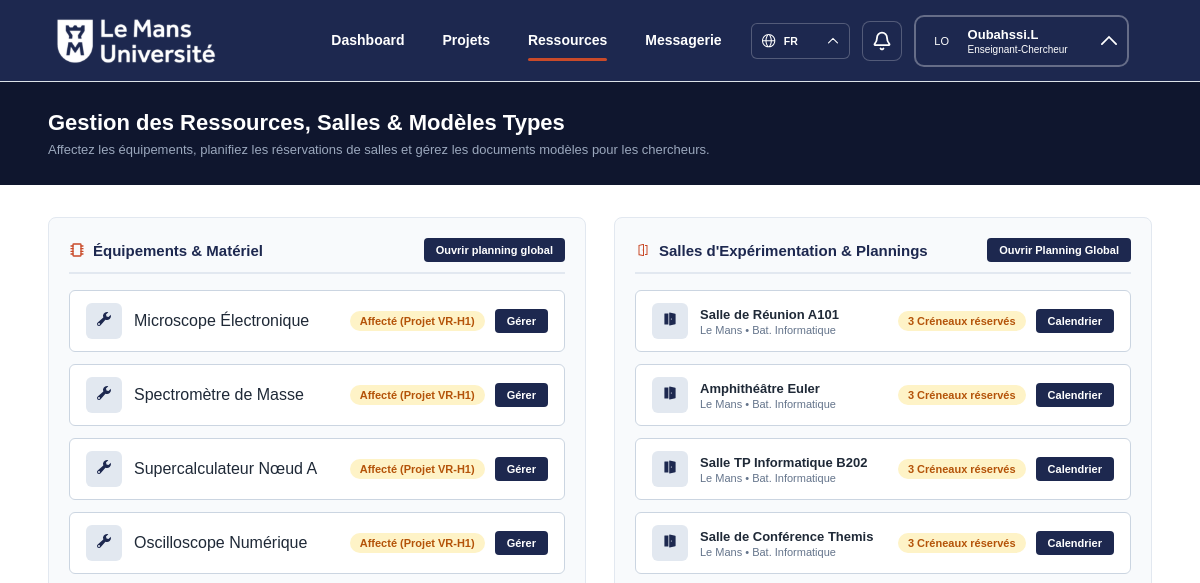
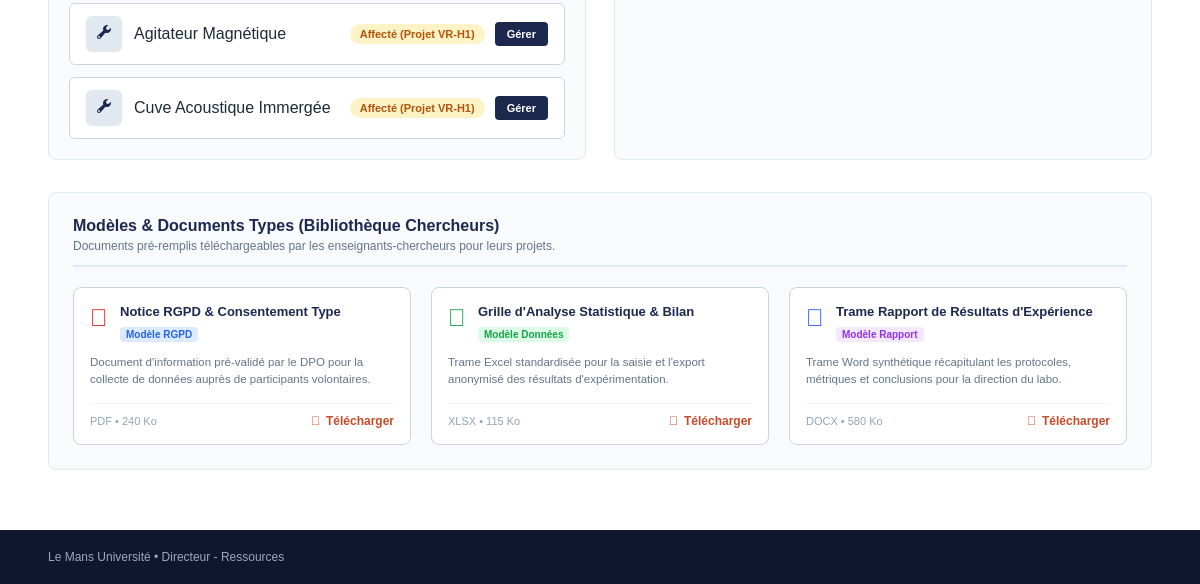
Page /views/ECRessources-copy.php on the earlier database version (2 pictures, top to bottom).
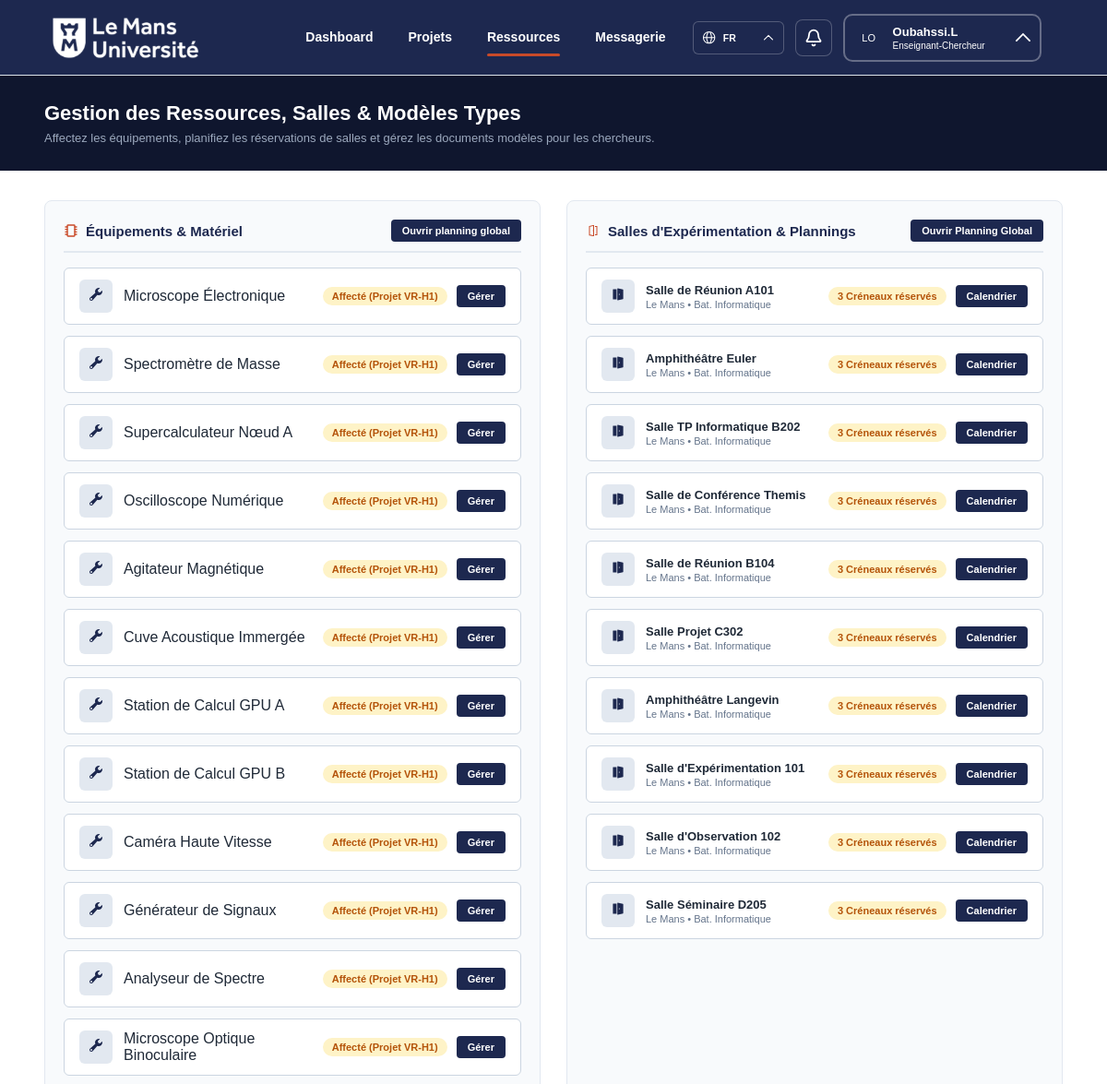
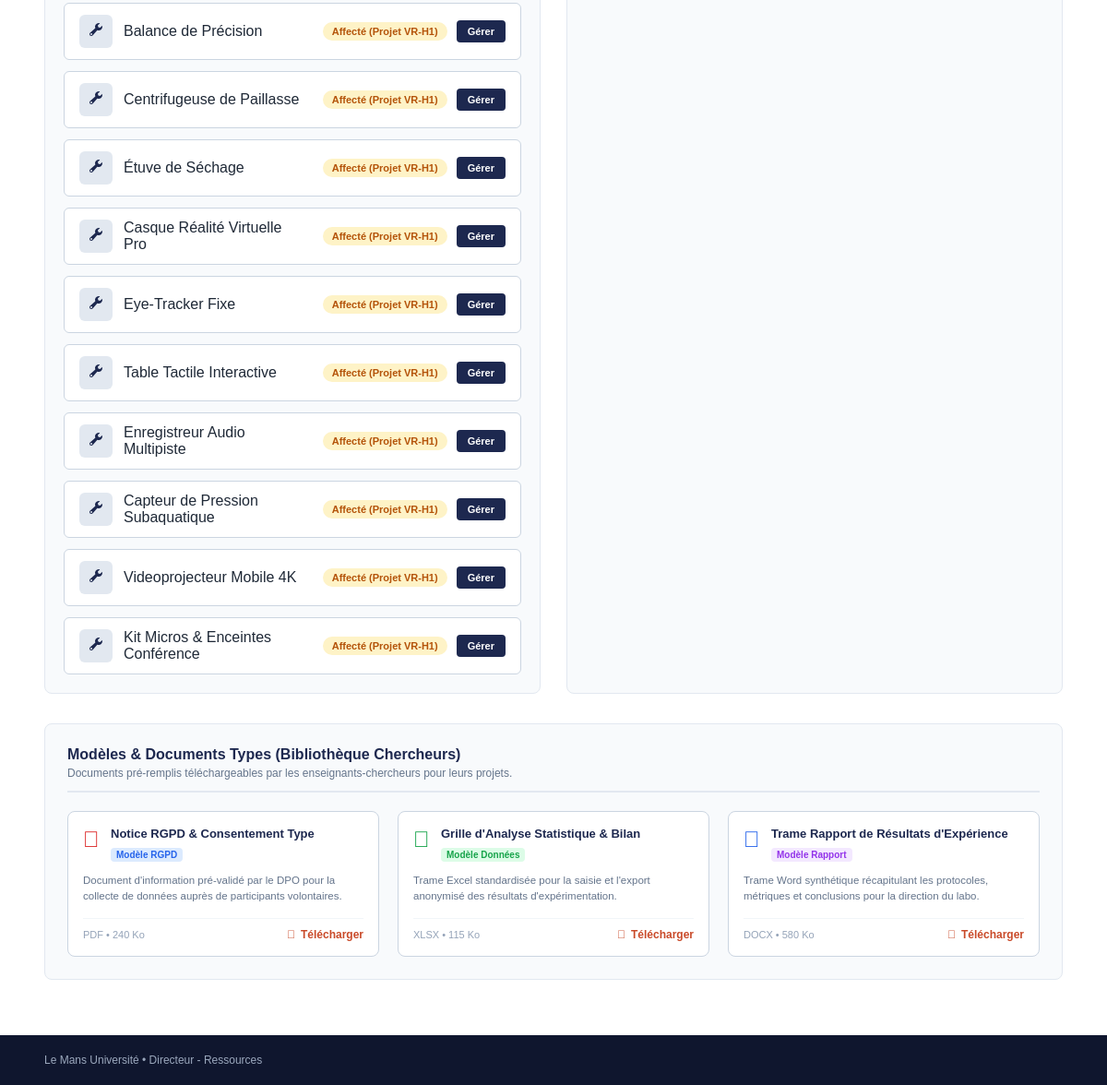
Same page on the later database version (2 pictures, top to bottom).
### tables this page shows
CREATE TABLE RESSOURCE(
   id_ress INT AUTO_INCREMENT,
   nom_ress VARCHAR(50),
   desc_ress VARCHAR(400),
   PRIMARY KEY(id_ress)
);

### model/ECRessourceModel.php (called while the page is built)
<?php
function get_bdd()
{
    $serveur = "localhost";
    $base = "lab_project_grp04";
    $user = "root";
    $password = "";
    $dsn = "mysql:host=$serveur;dbname=$base;charset=utf8mb4";
    $pdo =  new PDO($dsn, $user, $password);
    return $pdo;
}
function get_equipements_materiels(){
    $bdd = get_bdd();
    $query = $bdd->query('SELECT * FROM ressource WHERE desc_ress LIKE \'Matériel%\'');
    $result = $query->fetchAll(PDO::FETCH_ASSOC);
    return $result;
}
function get_salles(){
    $bdd = get_bdd();
    $query = $bdd->query('SELECT * FROM ressource WHERE desc_ress LIKE \'Salle%\'');
    $result = $query->fetchAll(PDO::FETCH_ASSOC);
    return $result;
}
?>

### views/ECRessources-copy.php (the view, shortened to what this page needs)
<?php
include("../model/ECRessourceModel.php");
?>
<!doctype html>
<html lang="fr">
<head>
  <link rel="stylesheet" href="../style/ECRessource.css" />
  <link rel="stylesheet" href="../style/ECheader.css" />
</head>
<body>
  <div class="directeur-ressources-1">
    <div class="background-shadow-2">
      <header class="site-header">
      <button class="brand" aria-label="Retour au tableau de bord">
        <a href="ECDashboard.php"><img src="../assets/img/logoLemansBlancSurBleu.svg" alt="Le Mans Université" /></a>
      </button>
        <nav class="main-navigation" aria-label="Navigation principale">
          <a href="ECDashboard.php"><button type="button" class="nav-link">Dashboard</button></a>
          <a href="ECListProjet.php"><button type="button" class="nav-link">Projets</button></a>
          <a href="ECRessources.php"><button type="button" class="nav-link active">Ressources</button></a>
          <a href="ECMess.php"><button type="button" class="nav-link">Messagerie</button></a>
        </nav>
        <div class="header-actions">
          <div class="menu-anchor language-anchor">
            <button type="button" class="language-trigger" aria-haspopup="menu">
              <img src="../assets/img/Globe.svg" alt="" />
              <span>FR</span>
              <img class="small-chevron" src="../assets/img/Vector.svg" alt="" />
            </button>
          </div>
          <div class="menu-anchor">
            <button type="button" class="icon-trigger" aria-label="Notifications" aria-haspopup="dialog">
              <img src="../assets/img/bell.svg" alt="" />
            </button>
          </div>
          <div class="menu-anchor profile-anchor">
            <button type="button" class="profile-button" aria-haspopup="menu">
              <span class="avatar"><?= htmlspecialchars($initials ?? 'LO') ?></span>
              <span class="profile-copy">
                <strong><?= htmlspecialchars(($userNom ?? 'Oubahssi') . '.' . ($userPrenom ?? 'L')) ?></strong>
                <small><?= htmlspecialchars($userRole ?? 'Enseignant-Chercheur') ?></small>
              </span>
              <img class="profile-chevron" src="../assets/img/Vector.svg" alt="" />
            </button>
          </div>
        </div>
      </header>
      <div class="en-t-te-48">
        <div class="container-49">
          <div class="heading-1-50">
            <p class="text-53"><span class="text-white">Gestion des Ressources, Salles &amp; Modèles Types</span></p>
          </div>
          <div class="container-54">
            <p class="text-55"><span class="text-rgb-155-168-189">Affectez les équipements, planifiez les réservations de salles et gérez les documents modèles pour les chercheurs.</span></p>
          </div>
        </div>
      </div>
      <div class="node-60">
        <div class="node-61">
          <div class="quipements-mat-riel-62">
            <div class="horizontalborder-63">
              <div class="paragraph-64">
                <p class="text-66"><span class="text-rgb-29-40-79">Équipements &amp; Matériel</span></p>
              </div>
              <div class="button-67">
                <p class="text-68"><span class="text-white">Ouvrir planning global</span></p>
              </div>
            </div>
            <div class="list-69">
              <?php foreach (get_equipements_materiels() as $materiel) { ?>
                <div class="item-70">
                  <div class="container-71">
                    <div class="background-72">
                      <div class="container-73">
                        <p class="text-74"><span class="text-rgb-29-40-79"></span></p>
                      </div>
                    </div>
                    <div class="container-75">
                      <p class="text-76"><span class="text-rgb-31-41-55"><?= htmlspecialchars($materiel['nom_ress']) ?></span></p>
                    </div>
                  </div>
                  <div class="container-77">
                    <div class="background-78">
                      <p class="text-79"><span class="text-rgb-180-83-9">Affecté (Projet VR-H1)</span></p>
                    </div>
                    <div class="button-80">
                      <p class="text-81"><span class="text-white">Gérer</span></p>
                    </div>
                  </div>
                </div>
              <?php } ?>
            </div>
          </div>
          <div class="node-110">
            <div class="horizontalborder-111">
              <div class="paragraph-112">
                <p class="text-114"><span class="text-rgb-29-40-79">Salles d'Expérimentation &amp; Plannings</span></p>
              </div>
              <div class="button-115">
                <p class="text-116"><span class="text-white">Ouvrir Planning Global</span></p>
              </div>
            </div>
            <div class="list-117">
              <?php foreach (get_salles() as $salle) { ?>
                <div class="item-118">
                  <div class="container-119">
                    <div class="background-120">
                      <div class="container-121">
                        <p class="text-122"><span class="text-rgb-29-40-79"></span></p>
                      </div>
                    </div>
                    <div class="container-123">
                      <p class="text-124"><span class="text-rgb-31-41-55"><?= htmlspecialchars($salle['nom_ress']) ?></span></p>
                      <div class="container-125">
                        <p class="text-126"><span class="text-rgb-100-116-139">Le Mans • Bat. Informatique</span></p>
                      </div>
                    </div>
                  </div>
                  <div class="container-127">
                    <div class="background-128">
                      <p class="text-129"><span class="text-rgb-180-83-9">3 Créneaux réservés</span></p>
                    </div>
                    <div class="button-130">
                      <p class="text-131"><span class="text-white">Calendrier</span></p>
                    </div>
                  </div>
                </div>
              <?php } ?>
            </div>
          </div>
        </div>
        <div class="node-160">
          <div class="horizontalborder-161">
            <div class="container-162">
              <div class="heading-2-163">
                <p class="text-166"><span class="text-rgb-29-40-79">Modèles &amp; Documents Types (Bibliothèque Chercheurs)</span></p>
              </div>
              <div class="container-167">
                <p class="text-168"><span class="text-rgb-100-116-139">Documents pré-remplis téléchargeables par les enseignants-chercheurs pour leurs projets.</span></p>
              </div>
            </div>
          </div>
          <div class="container-173">
            <div class="doc-1-rgpd-174">
              <div class="container-175">
                <div class="container-176">
                  <p class="text-177"><span class="text-rgb-220-38-38">&#xf1c1;</span></p>
                  <div class="container-178">
                    <p class="text-179"><span class="text-rgb-29-40-79">Notice RGPD &amp; Consentement Type</span></p>
                    <div class="background-180">
                      <p class="text-181"><span class="text-rgb-37-99-235">Modèle RGPD</span></p>
                    </div>
                  </div>
                </div>
                <div class="container-182">
                  <p class="text-183"><span class="text-rgb-100-116-139">Document d'information pré-validé par le DPO pour la collecte de données auprès de participants volontaires.</span></p>
                </div>
              </div>
              <div class="margin-184">
                <div class="horizontalborder-185">
                  <div class="container-186">
                    <p class="text-187"><span class="text-rgb-148-163-184">PDF • 240 Ko</span></p>
                  </div>
                  <div class="link-188">
                    <p class="text-189"><span class="text-rgb-201-74-41">&#xf019;</span></p>
                    <p class="text-190"><span class="text-rgb-201-74-41">Télécharger</span></p>
                  </div>
                </div>
              </div>
            </div>
            <div class="doc-2-statistiques-191">
              <div class="container-192">
                <div class="container-193">
                  <p class="text-194"><span class="text-rgb-22-163-74">&#xf1c3;</span></p>
                  <div class="container-195">
                    <p class="text-196"><span class="text-rgb-29-40-79">Grille d'Analyse Statistique &amp; Bilan</span></p>
                    <div class="background-197">
                      <p class="text-198"><span class="text-rgb-22-163-74">Modèle Données</span></p>
                    </div>
                  </div>
                </div>
                <div class="container-199">
                  <p class="text-200"><span class="text-rgb-100-116-139">Trame Excel standardisée pour la saisie et l'export anonymisé des résultats d'expérimentation.</span></p>
                </div>
              </div>
              <div class="margin-201">
                <div class="horizontalborder-202">
                  <div class="container-203">
                    <p class="text-204"><span class="text-rgb-148-163-184">XLSX • 115 Ko</span></p>
                  </div>
                  <div class="link-205">
                    <p class="text-206"><span class="text-rgb-201-74-41">&#xf019;</span></p>
                    <p class="text-207"><span class="text-rgb-201-74-41">Télécharger</span></p>
                  </div>
                </div>
              </div>
            </div>
            <div class="node-208">
              <div class="container-209">
                <div class="container-210">
                  <p class="text-211"><span class="text-rgb-37-99-235">&#xf1c2;</span></p>
                  <div class="container-212">
                    <p class="text-213"><span class="text-rgb-29-40-79">Trame Rapport de Résultats d'Expérience</span></p>
                    <div class="background-214">
                      <p class="text-215"><span class="text-rgb-147-51-234">Modèle Rapport</span></p>
                    </div>
                  </div>
                </div>
                <div class="container-216">
                  <p class="text-217"><span class="text-rgb-100-116-139">Trame Word synthétique récapitulant les protocoles, métriques et conclusions pour la direction du labo.</span></p>
                </div>
              </div>
              <div class="margin-218">
                <div class="horizontalborder-219">
                  <div class="container-220">
                    <p class="text-221"><span class="text-rgb-148-163-184">DOCX • 580 Ko</span></p>
                  </div>
                  <div class="link-222">
                    <p class="text-223"><span class="text-rgb-201-74-41">&#xf019;</span></p>
                    <p class="text-224"><span class="text-rgb-201-74-41">Télécharger</span></p>
                  </div>
                </div>
              </div>
            </div>
          </div>
        </div>
      </div>
      <div class="footer-225">
        <div class="container-226">
          <div class="container-229">
            <p class="text-230"><span class="text-rgb-155-168-189">Le Mans Université • Directeur - Ressources</span></p>
          </div>
        </div>
      </div>
    </div>
  </div>
</body>
</html>

### style/ECheader.css (style rules this page uses)
:root { background: #fff; font-family: "Roboto:Regular", Arial, sans-serif; font-synthesis: none; }
.nav-link { background: none; border: none; position: relative; display: flex; height: 54px; cursor: pointer; align-items: center; justify-content: center; padding: 12px 17px 15px; color: #fff; font-family: "Inter:Bold", Arial, sans-serif; font-size: 14px; font-weight: 700; line-height: normal; }
a { color: inherit; text-decoration: none; }
.site-header { position: relative; z-index: 20; display: grid; height: 82px; flex: 0 0 82px; grid-template-columns: minmax(210px, 1fr) auto minmax(390px, 1fr); align-items: center; border-bottom: 1px solid #dce3e9; background: #1d284f; padding: 0 5.95%; }
.brand { background: none; border: none; position: absolute; top: 7px; left: 45px; width: 181px; height: 68px; cursor: pointer; }
.brand img { display: block; width: 181px; height: 68px; object-fit: contain; }
.main-navigation { display: flex; grid-column: 2; height: 82px; align-items: center; gap: 4px; }
.nav-link::after { position: absolute; right: 17px; bottom: 7px; left: 17px; height: 3px; border-radius: 999px; background: #c94a29; content: ""; opacity: 0; transform: scaleX(0.65); transition: opacity 160ms ease, transform 160ms ease; }
.nav-link:hover::after, .nav-link.active::after { opacity: 1; transform: scaleX(1); }
.header-actions { display: flex; grid-column: 3; justify-self: end; align-items: center; gap: 12px; }
.menu-anchor { position: relative; flex-shrink: 0; }
.profile-button { display: flex; align-items: center; width: 215px; max-width: 100%; height: 52px; gap: 10px; padding: 0 10px; border: 2px solid rgba(255, 255, 255, 0.32); border-radius: 10px; background: #1d284f; color: #fff; cursor: pointer; }
.language-trigger { display: flex; width: 99px; height: 36px; cursor: pointer; align-items: center; gap: 7.5px; border: 0.75px solid rgba(255, 255, 255, 0.24); border-radius: 6px; background: #1d284f; padding: 0 10.5px; color: #fff; }
.language-trigger > img:first-child { width: 14.25px; height: 14.25px; }
.language-trigger span { flex: 1; font-family: "Inter:Bold", Arial, sans-serif; font-size: 10.5px; font-weight: 700; text-align: left; }
.language-trigger .small-chevron { width: 10.5px; height: 10.5px; }
.icon-trigger { display: grid; width: 40px; height: 40px; cursor: pointer; place-items: center; border: 1px solid rgba(255, 255, 255, 0.24); border-radius: 8px; background: #1d284f; }
.icon-trigger img { width: 20px; height: 20px; }
.avatar { display: grid; width: 32px; height: 32px; flex: 0 0 32px; place-items: center; border-radius: 999px; color: #fff; font-family: "Inter:Bold"; font-size: 11px; }
.profile-copy { display: flex; min-width: 0; flex: 1; flex-direction: column; align-items: flex-start; gap: 2px; font-family: "Inter:Bold"; }
.profile-copy strong, .profile-copy small { max-width: 100%; overflow: hidden; text-overflow: ellipsis; white-space: nowrap; }
.profile-copy strong { font-size: 13px; }
.profile-copy small { font-size: 10px; }
.profile-chevron { width: 16px; height: 16px; flex-shrink: 0; transition: transform 160ms ease; }

Differences in the rows shown:
added ressource: nom_ress "Station de Calcul GPU A"
added ressource: nom_ress "Station de Calcul GPU B"
added ressource: nom_ress "Caméra Haute Vitesse"
added ressource: nom_ress "Générateur de Signaux"
added ressource: nom_ress "Analyseur de Spectre"
added ressource: nom_ress "Microscope Optique Binoculaire"
added ressource: nom_ress "Balance de Précision"
added ressource: nom_ress "Centrifugeuse de Paillasse"
added ressource: nom_ress "Étuve de Séchage"
added ressource: nom_ress "Casque Réalité Virtuelle Pro"
added ressource: nom_ress "Eye-Tracker Fixe"
added ressource: nom_ress "Table Tactile Interactive"
added ressource: nom_ress "Enregistreur Audio Multipiste"
added ressource: nom_ress "Capteur de Pression Subaquatique"
added ressource: nom_ress "Videoprojecteur Mobile 4K"
added ressource: nom_ress "Kit Micros & Enceintes Conférence"
added ressource: nom_ress "Salle de Réunion B104"
added ressource: nom_ress "Salle Projet C302"
added ressource: nom_ress "Amphithéâtre Langevin"
added ressource: nom_ress "Salle d'Expérimentation 101"
added ressource: nom_ress "Salle d'Observation 102"
added ressource: nom_ress "Salle Séminaire D205"
